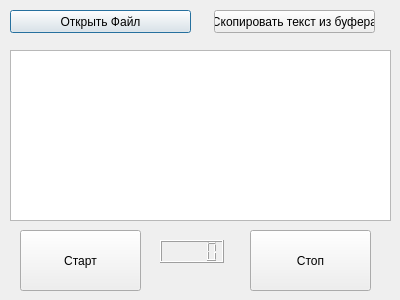
<?xml version="1.0" encoding="UTF-8"?>
<ui version="4.0">
 <class>Dialog</class>
 <widget class="QDialog" name="Dialog">
  <property name="geometry">
   <rect>
    <x>0</x>
    <y>0</y>
    <width>400</width>
    <height>300</height>
   </rect>
  </property>
  <property name="windowTitle">
   <string>Dialog</string>
  </property>
  <widget class="QPushButton" name="btn_OpenFile">
   <property name="geometry">
    <rect>
     <x>10</x>
     <y>10</y>
     <width>181</width>
     <height>23</height>
    </rect>
   </property>
   <property name="text">
    <string>Открыть Файл</string>
   </property>
  </widget>
  <widget class="QPushButton" name="btn_CopyClip">
   <property name="geometry">
    <rect>
     <x>214</x>
     <y>10</y>
     <width>161</width>
     <height>23</height>
    </rect>
   </property>
   <property name="text">
    <string>Скопировать текст из буфера</string>
   </property>
  </widget>
  <widget class="QPushButton" name="btn_Start">
   <property name="geometry">
    <rect>
     <x>20</x>
     <y>230</y>
     <width>121</width>
     <height>61</height>
    </rect>
   </property>
   <property name="text">
    <string>Старт</string>
   </property>
  </widget>
  <widget class="QPushButton" name="btn_Stop">
   <property name="geometry">
    <rect>
     <x>250</x>
     <y>230</y>
     <width>121</width>
     <height>61</height>
    </rect>
   </property>
   <property name="text">
    <string>Стоп</string>
   </property>
  </widget>
  <widget class="QLCDNumber" name="lcdTime">
   <property name="geometry">
    <rect>
     <x>160</x>
     <y>240</y>
     <width>64</width>
     <height>23</height>
    </rect>
   </property>
  </widget>
  <widget class="QTextEdit" name="textEdit_MainText">
   <property name="geometry">
    <rect>
     <x>10</x>
     <y>50</y>
     <width>381</width>
     <height>171</height>
    </rect>
   </property>
  </widget>
 </widget>
 <resources/>
 <connections/>
</ui>
